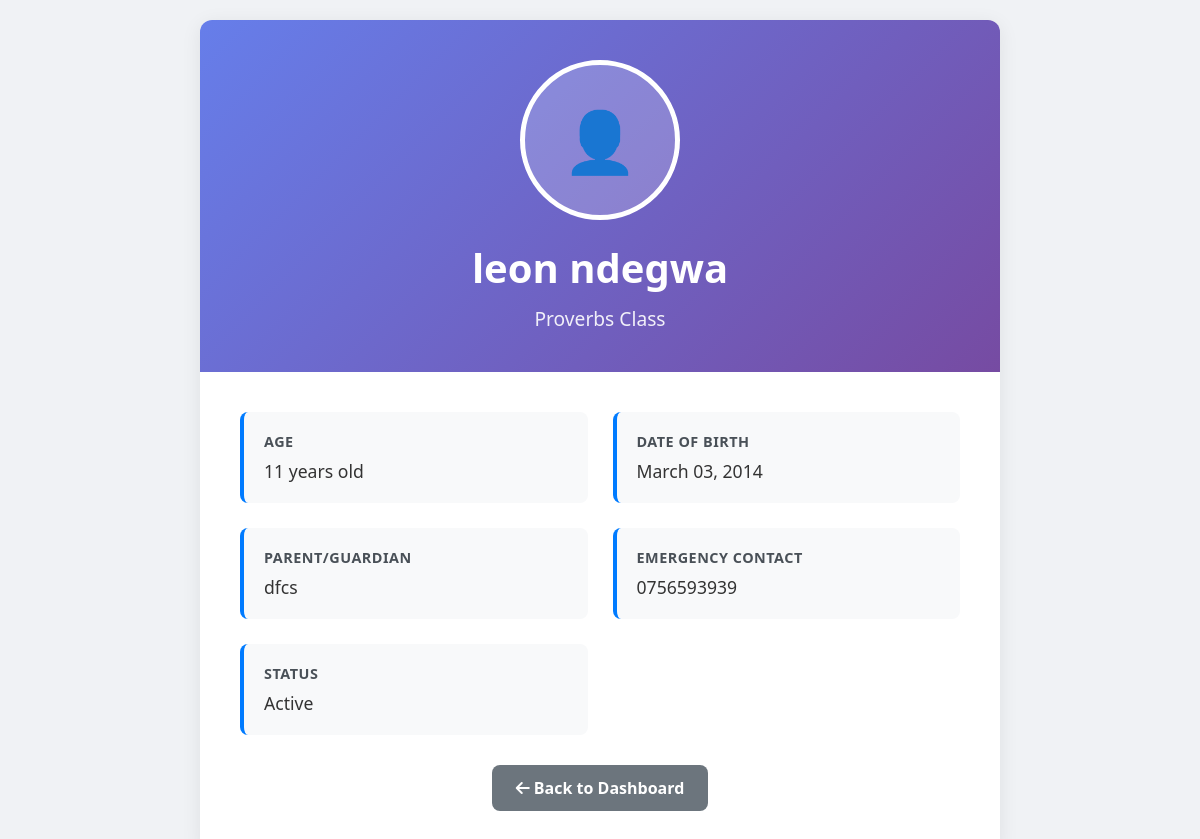
Page /student/2 (signed in) on the committed database.
### app.py (models this page shows)
class Student(db.Model):
    id = db.Column(db.Integer, primary_key=True)
    name = db.Column(db.String(100), nullable=False)
    dob = db.Column(db.String(20), nullable=False)
    parent = db.Column(db.String(100))
    contact = db.Column(db.String(50))
    student_class = db.Column(db.String(50))
    status = db.Column(db.String(10), default="active")
    deletion_requested = db.Column(db.Boolean, default=False)
    profile_image = db.Column(db.String(200))  # Store image filename
    family_id = db.Column(db.String(50))  # For grouping family members

### app.py (the view)
@app.route("/student/<int:student_id>")
def student_detail(student_id):
    if "user" not in session:
        flash("Please log in first.", "error")
        return redirect(url_for("home"))
    student = Student.query.get_or_404(student_id)
    from datetime import datetime
    birth_date = datetime.strptime(student.dob, "%Y-%m-%d")
    today = datetime.now()
    age = today.year - birth_date.year - ((today.month, today.day) < (birth_date.month, birth_date.day))
    formatted_date = birth_date.strftime("%B %d, %Y")
    return render_template("student_detail.html",
                         student=student,
                         age=age,
                         formatted_date=formatted_date)

### app.py (called while the page is built)
@app.context_processor
def inject_now():
    return {'now': datetime.now}

@app.context_processor
def utility_functions():
    def attendance_present(student_id, sunday):
        record = Attendance.query.filter_by(student_id=student_id, date=sunday).first()
        return record.present if record else False
    return dict(attendance_present=attendance_present)

### templates/student_detail.html (shortened to what this page needs)
<!DOCTYPE html>
<html lang="en">
<head>
    <link rel="stylesheet" href="{{ url_for('static', filename='css/styles.css') }}">
    <link rel="stylesheet" href="https://cdnjs.cloudflare.com/ajax/libs/font-awesome/6.5.0/css/all.min.css">
</head>
<body>
    <div class="student-profile">
        <div class="profile-header">
            {% if student.profile_image %}
                <img src="{{ url_for('static', filename='uploads/profiles/' + student.profile_image) }}"
                     alt="{{ student.name }}"
                     class="profile-photo"
                     onclick="showLargeImage('{{ url_for('static', filename='uploads/profiles/' + student.profile_image) }}')">
            {% else %}
                <div class="default-avatar" onclick="alert('No profile photo available')">
                    👤
                </div>
            {% endif %}
            <h1 class="student-name">{{ student.name }}</h1>
            <p class="student-class">{{ student.student_class }} Class</p>
        </div>
        <div class="profile-content">
            <div class="info-grid">
                <div class="info-item">
                    <div class="info-label">Age</div>
                    <div class="info-value">{{ age }} years old</div>
                </div>
                <div class="info-item">
                    <div class="info-label">Date of Birth</div>
                    <div class="info-value">{{ formatted_date }}</div>
                </div>
                <div class="info-item">
                    <div class="info-label">Parent/Guardian</div>
                    <div class="info-value">{{ student.parent or 'Not provided' }}</div>
                </div>
                <div class="info-item">
                    <div class="info-label">Emergency Contact</div>
                    <div class="info-value">{{ student.contact or 'Not provided' }}</div>
                </div>
                <div class="info-item">
                    <div class="info-label">Status</div>
                    <div class="info-value">{{ 'Active' if student.status == 'active' else 'Inactive' }}</div>
                </div>
            </div>
            <div class="btn-group">
                <a href="{{ url_for('dashboard') }}" class="btn btn-secondary">
                    <i class="fas fa-arrow-left"></i> Back to Dashboard
                </a>
            </div>
        </div>
    </div>
</body>
</html>

### static/css/styles.css (style rules this page uses)
body { font-family: 'Segoe UI', sans-serif; margin: 0; padding: 0; background-color: #f8f8f8; color: #212121; }

### templates/student_detail.html (style rules this page uses)
body { margin: 0; padding: 20px; font-family: 'Segoe UI', Tahoma, Geneva, Verdana, sans-serif; background-color: #f0f2f5; }
.student-profile { max-width: 800px; margin: 0 auto; background: white; border-radius: 12px; box-shadow: 0 4px 20px rgba(0,0,0,0.08); overflow: hidden; }
.profile-header { background: linear-gradient(135deg, #667eea 0%, #764ba2 100%); color: white; padding: 40px 30px; text-align: center; position: relative; }
.default-avatar { width: 150px; height: 150px; border-radius: 50%; background: rgba(255,255,255,0.2); display: flex; align-items: center; justify-content: center; font-size: 60px; margin: 0 auto 20px; border: 5px solid white; cursor: pointer; transition: transform 0.3s; }
.student-name { font-size: 2.5rem; font-weight: 600; margin: 0 0 10px 0; }
.student-class { font-size: 1.2rem; opacity: 0.9; margin: 0; }
.profile-content { padding: 40px; }
.info-grid { display: grid; grid-template-columns: 1fr 1fr; gap: 25px; margin-bottom: 30px; }
.info-item { background: #f8f9fa; padding: 20px; border-radius: 8px; border-left: 4px solid #007bff; }
.info-label { font-weight: 600; color: #495057; font-size: 0.9rem; text-transform: uppercase; letter-spacing: 0.5px; margin-bottom: 8px; }
.info-value { font-size: 1.1rem; color: #333; font-weight: 500; }
.btn-group { display: flex; gap: 15px; justify-content: center; margin-top: 30px; }
.btn { padding: 12px 24px; border-radius: 8px; text-decoration: none; font-weight: 600; transition: all 0.3s; border: none; cursor: pointer; font-size: 1rem; }
.btn-secondary { background: #6c757d; color: white; }

### rows in the picture
Student: name "leon ndegwa", student_class "Proverbs", parent "dfcs", contact "0756593939", status "Active"
